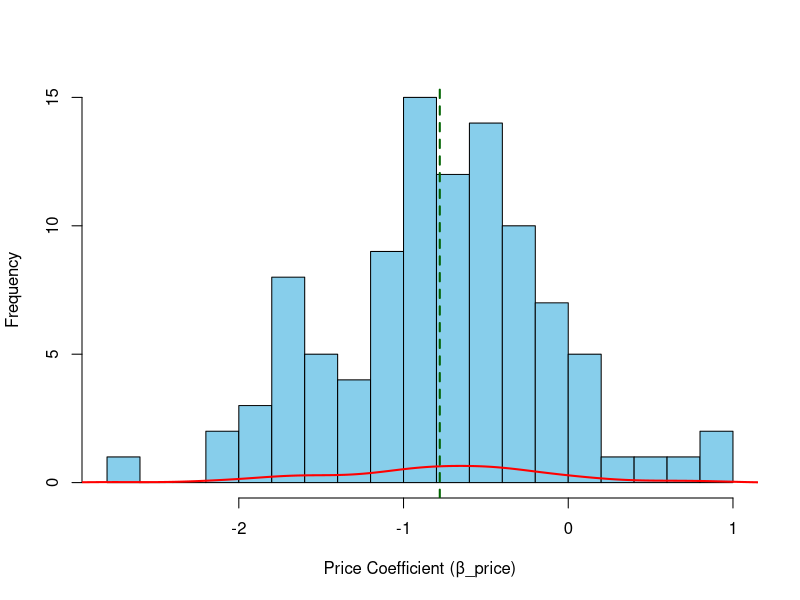

The R source for this figure:
## ---- chunk 1
knitr::opts_chunk$set(echo = TRUE)
## ---- chunk 2
library(MASS) 
library(dplyr)
library(nnet)
## ---- chunk 3
set.seed(814)

N <- 100   # number of individuals
T <- 10    # number of observations per individual
price_range <- c(3, 8)

#Simulate individual-level covariates
age <- sample(18:70, N, replace = TRUE)
gender <- sample(c(0, 1), N, replace = TRUE)        # 0 = female, 1 = male
urban <- sample(c(0, 1), N, replace = TRUE)         # 0 = rural, 1 = urban

# Create design matrix for individual-level covariates (excluding price)
indiv_covariates <- data.frame(id = 1:N, age = age, gender = gender, urban = urban)

#Simulate individual-specific coefficients: beta_i ~ N(mu_, Sigma_)
#intercept, price, age, gender, urban
mu_ <- c(0, -0.8, 0.01, 0.5, 0.3)
Sigma_ <- matrix(c(
  1.5, 0.1,  0.05, 0.1, 0.05,
  0.1, 0.5, -0.02, 0.0, 0.02,
  0.05, -0.02, 0.2, 0.01, 0.0,
  0.1,  0.0,  0.01, 0.4, 0.03,
  0.05, 0.02, 0.0,  0.03, 0.3
), nrow = 5, byrow = TRUE)

beta_i <- mvrnorm(n = N, mu = mu_, Sigma = Sigma_)

#Simulate data using hierarchical logit model
sim_binary <- data.frame()

for (i in 1:N) {
  for (t in 1:T) {
    price <- runif(1, price_range[1], price_range[2])
    X <- c(1, price, age[i], gender[i], urban[i])  # feature vector
    utility <- sum(X * beta_i[i, ])
    p <- 1 / (1 + exp(-utility))                   # logistic probability
    y <- rbinom(1, 1, p)                           # purchase decision

    sim_binary <- rbind(sim_binary, data.frame(
      id = i,
      time = t,
      price = price,
      age = age[i],
      gender = gender[i],
      urban = urban[i],
      purchase = y
    ))
  }
}

head(sim_binary)

## ---- chunk 4
# Extract the price coefficients
price_coef <- beta_i[, 2]  

# Create a histogram
hist(price_coef, 
     breaks = 15, 
     col = "skyblue", 
     main = "",
     xlab = "Price Coefficient (β_price)",
     ylab = "Frequency")

lines(density(price_coef), col = "red", lwd = 2)
abline(v = mean(price_coef), col = "darkgreen", lwd = 2, lty = 2)
summary(price_coef)

## ---- chunk 5
# Define purchase probability and expected revenue functions
purchase_prob <- function(X, beta) {
  plogis(sum(X * beta))
}

expected_revenue <- function(price, X, beta) {
  price * purchase_prob(X, beta)
}

price_options <- c(3, 8)
ground_truth <- data.frame()

for (i in 1:N) {
  indiv_covs <- c(age[i], gender[i], urban[i])
  X3 <- c(1, 3, indiv_covs)
  X8 <- c(1, 8, indiv_covs)
  
  prob_3 <- purchase_prob(X3, beta_i[i, ])
  prob_8 <- purchase_prob(X8, beta_i[i, ])
  
  rev_3 <- expected_revenue(3, X3, beta_i[i, ])
  rev_8 <- expected_revenue(8, X8, beta_i[i, ])
  
  # Determine the optimal price based on ground truth
  opt_price <- ifelse(rev_3 > rev_8, 3, 8)
  
  # Add both rows for each individual
  ground_truth <- rbind(
    ground_truth,
    data.frame(
      id = i,
      price = 3,
      predicted_prob = prob_3,
      predicted_revenue = rev_3,
      optimal_price = opt_price
    ),
    data.frame(
      id = i,
      price = 8,
      predicted_prob = prob_8,
      predicted_revenue = rev_8,
      optimal_price = opt_price
    )
  )
}

head(ground_truth)

total_optimal_revenue <- ground_truth %>%
  filter(price == optimal_price) %>%
  summarise(total_revenue = sum(predicted_revenue)) %>%
  pull(total_revenue)

cat("Total ground truth optimal revenue:", total_optimal_revenue, "\n")

## ---- chunk 6
count <- ground_truth %>%
  group_by(optimal_price) %>%
  summarise(count = n() / 2) %>%
  arrange(optimal_price)

print(count)
## ---- chunk 7

set.seed(814)

nn_model <- nnet(
  factor(purchase) ~ price + age + gender + urban,
  data = sim_binary,
  size = 5,          # hidden units
  maxit = 500,       # iterations
  decay = 1e-4,      # weight decay for regularization
  trace = FALSE      # suppress output
)

#Construct covariate matrix
individual_covs <- sim_binary %>%
  group_by(id) %>%
  dplyr::slice(1) %>%    
  ungroup() %>%
  select(id, age, gender, urban)


price_given <- c(3, 8)

nndata <- individual_covs %>%
  tidyr::crossing(price = price_given) %>%
  arrange(id, price)

# Predict purchase probabilities
nn_pred_probs <- predict(nn_model, newdata = nndata, type = "raw")

# Compute expected revenue
nndata <- nndata %>%
  mutate(
    nn_predicted_prob = as.numeric(nn_pred_probs),
    nn_predicted_revenue = nn_predicted_prob * price
  )

#Find optimal price under neural network policy
nn_best_prices <- nndata %>%
  group_by(id) %>%
  slice_max(nn_predicted_revenue, n = 1, with_ties = FALSE) %>%
  ungroup() %>%
  select(id, nn_optimal_price = price)

nndata <- nndata %>%
  left_join(nn_best_prices, by = "id")
head(nndata)


## ---- chunk 8
nn_counts <- nndata %>%
  group_by(nn_optimal_price) %>%
  summarise(count = n() / 2) %>%
  arrange(nn_optimal_price)

print(nn_counts)
## ---- chunk 9

purchase_prob <- function(p, a, g, u, alpha, beta_price, beta_age, beta_gender, beta_urban) {
  linpred <- alpha + beta_price * p + beta_age * a + beta_gender * g + beta_urban * u
  plogis(linpred)
}

expected_revenue <- function(p, a, g, u, alpha, beta_price, beta_age, beta_gender, beta_urban) {
  p * purchase_prob(p, a, g, u, alpha, beta_price, beta_age, beta_gender, beta_urban)
}

nn_eval_train <- nn_best_prices %>%
  left_join(individual_covs, by = "id") %>%
  mutate(
    alpha       = beta_i[id, 1],
    beta_price  = beta_i[id, 2],
    beta_age    = beta_i[id, 3],
    beta_gender = beta_i[id, 4],
    beta_urban  = beta_i[id, 5]
  )

nn_eval_train <- nn_eval_train %>%
  mutate(
    true_prob = purchase_prob(nn_optimal_price, age, gender, urban,
                              alpha, beta_price, beta_age, beta_gender, beta_urban),
    true_revenue = expected_revenue(nn_optimal_price, age, gender, urban,
                                    alpha, beta_price, beta_age, beta_gender, beta_urban)
  )

total_nn_policy_revenue_train <- sum(nn_eval_train$true_revenue)

cat("Total expected revenue on training data using NN policy:",
    total_nn_policy_revenue_train, "\n")

## ---- chunk 10

nn_pred_prob_train <- predict(nn_model, newdata = sim_binary, type = "raw")

nn_pred_binary_train <- as.integer(nn_pred_prob_train > 0.5)

nn_validation_train_df <- sim_binary %>%
  mutate(
    nn_predicted_prob = as.numeric(nn_pred_prob_train),
    nn_predicted_purchase = nn_pred_binary_train
  ) %>%
  select(id, time, price, age, gender, urban, purchase,
         nn_predicted_prob, nn_predicted_purchase)

head(nn_validation_train_df) 

nn_hit_rate_train <- mean(nn_validation_train_df$nn_predicted_purchase == nn_validation_train_df$purchase)

cat("In-sample Hit Rate for Neural Network on Training Data:", nn_hit_rate_train, "\n")


## ---- chunk 11

set.seed(999) 
N_test <- 20
T <- 10
price_range <- c(3, 8)

age_test <- sample(18:70, N_test, replace = TRUE)
gender_test <- sample(c(0, 1), N_test, replace = TRUE)
urban_test <- sample(c(0, 1), N_test, replace = TRUE)

beta_i_test <- mvrnorm(n = N_test, mu = mu_, Sigma = Sigma_)

sim_binary_test <- data.frame()

for (i in 1:N_test) {
  for (t in 1:T) {
    price <- runif(1, price_range[1], price_range[2])
    X <- c(1, price, age_test[i], gender_test[i], urban_test[i])
    utility <- sum(X * beta_i_test[i, ])
    p <- 1 / (1 + exp(-utility))
    y <- rbinom(1, 1, p)
    
    sim_binary_test <- rbind(sim_binary_test, data.frame(
      id = i + N,  # ensure IDs don't overlap with training data
      time = t,
      price = price,
      age = age_test[i],
      gender = gender_test[i],
      urban = urban_test[i],
      purchase = y
    ))
  }
}

head(sim_binary_test)

## ---- chunk 12
purchase_prob <- function(X, beta) {
  plogis(sum(X * beta))
}

expected_revenue <- function(price, X, beta) {
  price * purchase_prob(X, beta)
}
price_options <- c(3, 8)
ground_truth_test <- data.frame()

# Loop through each of the 20 out-of-sample individuals
for (i in 1:N_test) {
  # Extract covariates for test individuals
  indiv_covs <- c(age_test[i], gender_test[i], urban_test[i])

  X3 <- c(1, 3, indiv_covs)
  X8 <- c(1, 8, indiv_covs)
  
  prob_3 <- purchase_prob(X3, beta_i_test[i, ])
  prob_8 <- purchase_prob(X8, beta_i_test[i, ])
  
  rev_3 <- expected_revenue(3, X3, beta_i_test[i, ])
  rev_8 <- expected_revenue(8, X8, beta_i_test[i, ])
  
  opt_price <- ifelse(rev_3 > rev_8, 3, 8)
  
  ground_truth_test <- rbind(
    ground_truth_test,
    data.frame(
      id = i + N,   # IDs start after training data
      price = 3,
      predicted_prob = prob_3,
      predicted_revenue = rev_3,
      optimal_price = opt_price
    ),
    data.frame(
      id = i + N,
      price = 8,
      predicted_prob = prob_8,
      predicted_revenue = rev_8,
      optimal_price = opt_price
    )
  )
}

head(ground_truth_test)

total_optimal_revenue_test <- ground_truth_test %>%
  filter(price == optimal_price) %>%
  summarise(total_revenue = sum(predicted_revenue)) %>%
  pull(total_revenue)

cat("Total ground truth optimal revenue for TEST sample:", total_optimal_revenue_test, "\n")


## ---- chunk 13

# Build testing covariates
testing_covs <- sim_binary_test %>%
  group_by(id) %>%
  dplyr::slice(1) %>%
  ungroup() %>%
  select(id, age, gender, urban)

price_given <- c(3, 8)

nndata_test <- testing_covs %>%
  tidyr::crossing(price = price_given) %>%
  arrange(id, price)

# Predict purchase probabilities using the fitted nn_model
nn_pred_probs_test <- predict(nn_model, newdata = nndata_test, type = "raw")

nndata_test <- nndata_test %>%
  mutate(
    nn_predicted_prob = as.numeric(nn_pred_probs_test),
    nn_predicted_revenue = nn_predicted_prob * price
  )

nn_best_prices_test <- nndata_test %>%
  group_by(id) %>%
  slice_max(nn_predicted_revenue, n = 1, with_ties = FALSE) %>%
  ungroup() %>%
  select(id, nn_optimal_price = price)

nndata_test <- nndata_test %>%
  left_join(nn_best_prices_test, by = "id")

head(nndata_test)

purchase_prob <- function(p, a, g, u, alpha, beta_price, beta_age, beta_gender, beta_urban) {
  linpred <- alpha + beta_price * p + beta_age * a + beta_gender * g + beta_urban * u
  plogis(linpred)
}

expected_revenue <- function(p, a, g, u, alpha, beta_price, beta_age, beta_gender, beta_urban) {
  p * purchase_prob(p, a, g, u, alpha, beta_price, beta_age, beta_gender, beta_urban)
}

# Evaluate NN pricing policy on testing data
nn_eval_test <- nn_best_prices_test %>%
  left_join(testing_covs, by = "id") %>%
  mutate(
    alpha       = beta_i_test[id - N, 1],
    beta_price  = beta_i_test[id - N, 2],
    beta_age    = beta_i_test[id - N, 3],
    beta_gender = beta_i_test[id - N, 4],
    beta_urban  = beta_i_test[id - N, 5]
  )

# Define purchase probability & revenue using ground truth
nn_eval_test <- nn_eval_test %>%
  mutate(
    true_prob = purchase_prob(nn_optimal_price, age, gender, urban,
                              alpha, beta_price, beta_age, beta_gender, beta_urban),
    true_revenue = expected_revenue(nn_optimal_price, age, gender, urban,
                                    alpha, beta_price, beta_age, beta_gender, beta_urban)
  )

total_nn_policy_revenue_test <- sum(nn_eval_test$true_revenue)

cat("Total expected revenue on testing data using NN policy:",
    total_nn_policy_revenue_test, "\n")


## ---- chunk 14
nn_counts2 <- nndata_test %>%
  group_by(nn_optimal_price) %>%
  summarise(count = n() / 2) %>%
  arrange(nn_optimal_price)

print(nn_counts2)
## ---- chunk 15
nn_pred_prob_test <- predict(nn_model, newdata = sim_binary_test, type = "raw")

# Convert predicted probabilities to binary purchase predictions
nn_pred_binary_test <- as.integer(nn_pred_prob_test > 0.5)

# Create validation dataframe for testing data
nn_validation_test_df <- sim_binary_test %>%
  mutate(
    nn_predicted_prob = as.numeric(nn_pred_prob_test),
    nn_predicted_purchase = nn_pred_binary_test
  ) %>%
  select(id, time, price, age, gender, urban, purchase,
         nn_predicted_prob, nn_predicted_purchase)

head(nn_validation_test_df)
# Calculate out-of-sample hit rate
nn_hit_rate_test <- mean(nn_validation_test_df$nn_predicted_purchase == nn_validation_test_df$purchase)

cat("Out-of-sample Hit Rate for Neural Network on Testing Data:", nn_hit_rate_test, "\n")
